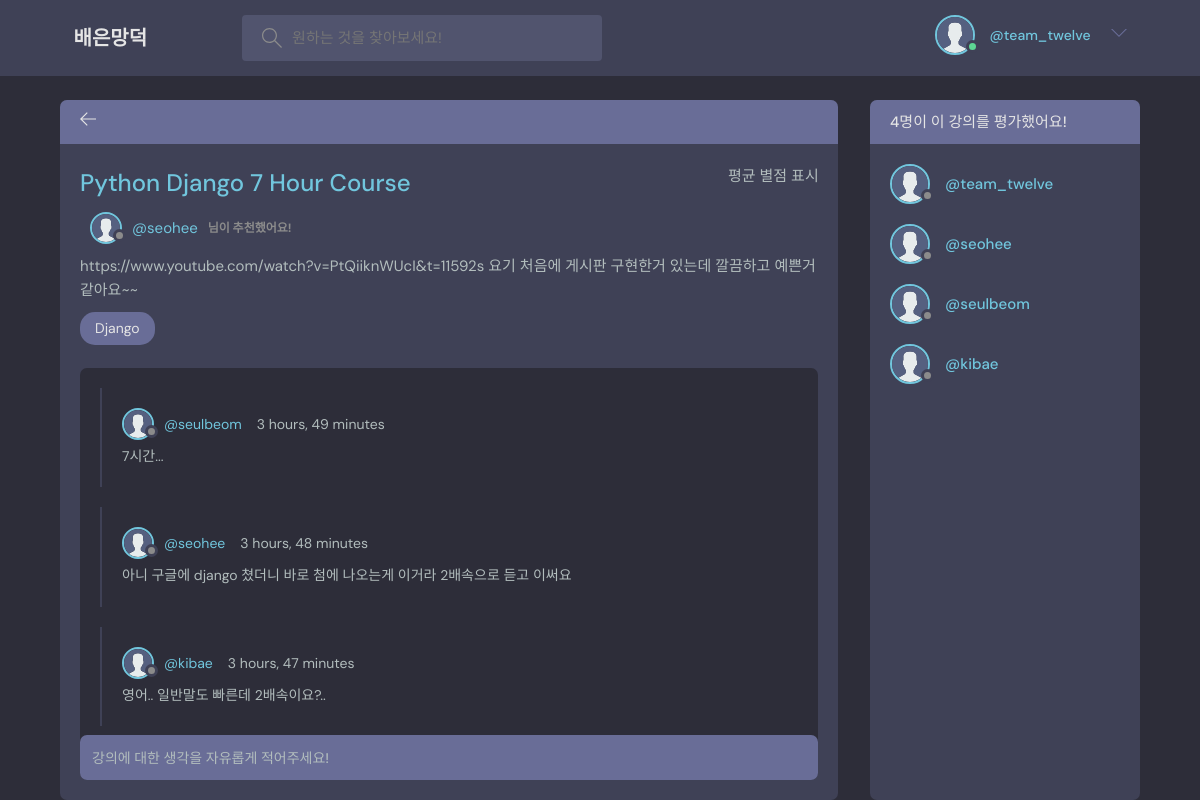
The page /room/4/ (signed in) on the database its author committed.
### base/models.py (models this page shows, shortened)
class Room(models.Model):
    host = models.ForeignKey(User, on_delete=models.SET_NULL, null=True)
    topic = models.ForeignKey(Topic, on_delete=models.SET_NULL, null=True)
    name = models.CharField(max_length=200)
    description = models.TextField(null=True, blank=True)
    participants = models.ManyToManyField(
        User, related_name='participants', blank=True)
    updated = models.DateTimeField(auto_now=True)
    created = models.DateTimeField(auto_now_add=True)
    class Meta:
        ordering = ['-updated', '-created']

class Topic(models.Model):
    name = models.CharField(max_length=200)
    def __str__(self):
        return self.name

class Message(models.Model):
    user = models.ForeignKey(User, on_delete=models.CASCADE)
    room = models.ForeignKey(Room, on_delete=models.CASCADE)
    body = models.TextField()
    updated = models.DateTimeField(auto_now=True)
    created = models.DateTimeField(auto_now_add=True)
    class Meta:
        ordering = ['-updated', '-created']

### base/views.py (the view, shortened to what this page needs)
# urls.py: path('room/<str:pk>/', views.room, name="room"),
def room(request, pk):
    room = Room.objects.get(id=pk)
    room_messages = room.message_set.all().order_by('created')
    participants = room.participants.all()
    context = {'room': room, 'room_messages': room_messages,
               'participants': participants}
    return render(request, 'base/room.html', context)

### base/templates/base/room.html (shortened to what this page needs)
{% extends 'main.html' %}
{% load static %}
{% block content %}
<head>
</head>
<main class="profile-page layout layout--2">
  <div class="container">
    <div class="room">
      <div class="room__top">
        <div class="room__topLeft">
          <a href="{% url 'home' %}">
            <svg version="1.1" xmlns="http://www.w3.org/2000/svg" width="32" height="32" viewBox="0 0 32 32">
              <title>arrow-left</title>
              <path
                d="M13.723 2.286l-13.723 13.714 13.719 13.714 1.616-1.611-10.96-10.96h27.625v-2.286h-27.625l10.965-10.965-1.616-1.607z">
              </path>
            </svg>
          </a>
        </div>
      </div>
      <div class="room__box scroll">
        <div class="room__header scroll">
          <div class="room__info">
            <h3>{{ room.name }}</h3>
            <span>
              평균 별점 표시
            </span>
          </div>
          <div class="room__hosted">
            <a href="{% url 'user-profile' room.host.id %}" class="room__author">
              <div class="avatar avatar--small">
                <img src="{% static 'images/avatar.svg' %}" />
              </div>
              <span>@{{room.host.username}}</span>
              <p>님이 추천했어요!</p>
            </a>
          </div>
          <div class="room__details">
            {{ room.description }}
          </div>
          <span class="room__topics">{{room.topic}}</span>
        </div>
        <div class="room__conversation">
          <div class="threads scroll">
            {% for message in room_messages %}
            <div class="thread">
              <div class="thread__top">
                <div class="thread__author">
                  <a href="{% url 'user-profile' message.user.id %}" class="thread__authorInfo">
                    <div class="avatar avatar--small">
                      <img src="{% static 'images/avatar.svg' %}" />
                    </div>
                    <span>@{{ message.user.username }}</span>
                  </a>
                  <span class="thread__date">{{message.created | timesince}}</span>
                </div>
              </div>
              <div class="thread__details">
                {{ message.body }}
              </div>
            </div>
            {% endfor %}
          </div>
        </div>
      </div>
      <div class="room__message">
        <form method="POST" action="">
          <input name="body" placeholder="강의에 대한 생각을 자유롭게 적어주세요!" />
        </form>
      </div>
    </div>
    <div class="participants">
      <h3 class="participants__top"> {{ participants.count }}명이 이 강의를 평가했어요!</h3>
      <div class="participants__list scroll">
        {% for user in participants %}
        <a href="{% url 'user-profile' user.id %}" class="participant">
          <div class="avatar avatar--medium">
            <img src="{% static 'images/avatar.svg' %}" />
          </div>
          <p>
            <span>@{{ user.username }}</span>
          </p>
        </a>
        {% endfor %}
      </div>
    </div>
  </div>
</main>
{% endblock content %}

### templates/navbar.html (shortened to what this page needs)
{% load static %}
<header class="header header--loggedIn">
    <div class="container">
        <a href="{% url 'home' %}" class="header__logo">
            <h1>배은망덕</h1>
        </a>
        <form class="header__search" method="GET" action="{% url 'home' %}">
            <label>
                <input name="q" placeholder="원하는 것을 찾아보세요!" />
            </label>
        </form>
        <nav class="header__menu">
            {% if request.user.is_authenticated %}
            <div class="header__user">
                <a href="{% url 'user-profile' user.id %}">
                    <div class="avatar avatar--medium active">
                        <img src="{% static 'images/avatar.svg' %}" />
                    </div>
                    <span>@{{ request.user.username }}</span>
                </a>
                <button class="dropdown-button">
                    <svg version="1.1" xmlns="http://www.w3.org/2000/svg" width="32" height="32" viewBox="0 0 32 32">
                        <title>chevron-down</title>
                        <path d="M16 21l-13-13h-3l16 16 16-16h-3l-13 13z"></path>
                    </svg>
                </button>
            </div>
            {% else %}
            <a href="{% url 'login' %}">
                <img src="{% static 'images/avatar.svg' %}" />
                <p>로그인</p>
            </a>
            {% endif %}
        </nav>
    </div>
</header>

### rows shown on the page
Room: name "Python Django 7 Hour Course", host.username "seohee", description "https://www.youtube.com/watch?v=PtQiiknWUcI&t=11592s 요기 처음에 게시판 구현한거 있는데 깔끔하고 예쁜거같아요~~", topic "Django"
Message: user.username "seulbeom", created "3 hours, 49 minutes", body "7시간..."
Message: user.username "seohee", created "3 hours, 48 minutes", body "아니 구글에 django 쳤더니 바로 첨에 나오는게 이거라 2배속으로 듣고 이써요"
Message: user.username "kibae", created "3 hours, 47 minutes", body "영어.. 일반말도 빠른데 2배속이요?.."

### other values the page prints
{{ request.user.username }} "team_twelve"
{{ participants.count }} "4"
{{ user.username }} "team_twelve"
{{ user.username }} "seohee"
{{ user.username }} "seulbeom"
{{ user.username }} "kibae"
